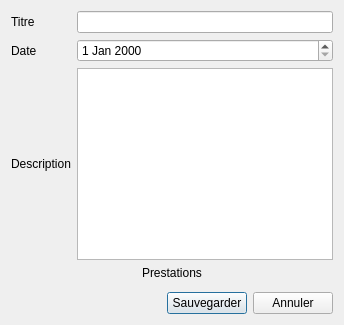
<?xml version="1.0" encoding="UTF-8"?>
<ui version="4.0">
 <class>AddQuoteDialog</class>
 <widget class="QDialog" name="AddQuoteDialog">
  <property name="windowTitle">
   <string>Devis n°XX</string>
  </property>
  <layout class="QGridLayout" name="_2">
   <item row="9" column="0" colspan="2">
    <layout class="QHBoxLayout" name="horizontalLayout_2">
     <item>
      <spacer name="horizontalSpacer">
       <property name="orientation">
        <enum>Qt::Horizontal</enum>
       </property>
       <property name="sizeHint" stdset="0">
        <size>
         <width>40</width>
         <height>20</height>
        </size>
       </property>
      </spacer>
     </item>
     <item>
      <widget class="QPushButton" name="btnSave">
       <property name="text">
        <string>Sauvegarder</string>
       </property>
       <property name="icon">
        <iconset resource="../icons.qrc">
         <normaloff>:/icons/img/ok_valid.png</normaloff>:/icons/img/ok_valid.png</iconset>
       </property>
      </widget>
     </item>
     <item>
      <widget class="QPushButton" name="btnCancel">
       <property name="text">
        <string>Annuler</string>
       </property>
       <property name="icon">
        <iconset resource="../icons.qrc">
         <normaloff>:/icons/img/cancel.png</normaloff>:/icons/img/cancel.png</iconset>
       </property>
      </widget>
     </item>
    </layout>
   </item>
   <item row="3" column="0">
    <widget class="QLabel" name="label_3">
     <property name="text">
      <string>Description</string>
     </property>
    </widget>
   </item>
   <item row="2" column="0">
    <widget class="QLabel" name="label_2">
     <property name="text">
      <string>Date</string>
     </property>
    </widget>
   </item>
   <item row="0" column="0">
    <widget class="QLabel" name="label">
     <property name="text">
      <string>Titre</string>
     </property>
    </widget>
   </item>
   <item row="0" column="1">
    <widget class="QLineEdit" name="leQuoteTitle"/>
   </item>
   <item row="3" column="1">
    <widget class="QTextEdit" name="leDescription">
     <property name="sizePolicy">
      <sizepolicy hsizetype="Minimum" vsizetype="Minimum">
       <horstretch>0</horstretch>
       <verstretch>0</verstretch>
      </sizepolicy>
     </property>
    </widget>
   </item>
   <item row="2" column="1">
    <widget class="QDateEdit" name="dateEditQuote"/>
   </item>
   <item row="5" column="0" colspan="2">
    <widget class="QWidget" name="wdgContributories" native="true"/>
   </item>
   <item row="4" column="0" colspan="2">
    <widget class="QLabel" name="label_4">
     <property name="text">
      <string>Prestations</string>
     </property>
     <property name="alignment">
      <set>Qt::AlignCenter</set>
     </property>
    </widget>
   </item>
  </layout>
 </widget>
 <resources>
  <include location="../icons.qrc"/>
 </resources>
 <connections>
  <connection>
   <sender>btnSave</sender>
   <signal>released()</signal>
   <receiver>AddQuoteDialog</receiver>
   <slot>accept()</slot>
   <hints>
    <hint type="sourcelabel">
     <x>181</x>
     <y>199</y>
    </hint>
    <hint type="destinationlabel">
     <x>114</x>
     <y>201</y>
    </hint>
   </hints>
  </connection>
  <connection>
   <sender>btnCancel</sender>
   <signal>released()</signal>
   <receiver>AddQuoteDialog</receiver>
   <slot>reject()</slot>
   <hints>
    <hint type="sourcelabel">
     <x>347</x>
     <y>199</y>
    </hint>
    <hint type="destinationlabel">
     <x>393</x>
     <y>198</y>
    </hint>
   </hints>
  </connection>
 </connections>
</ui>
